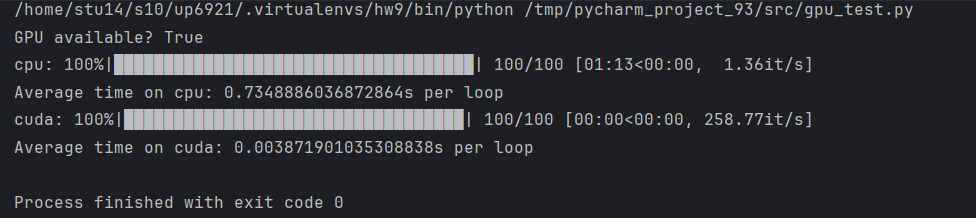
#> input picture hw9/images/img.png, 976 x 218 px
$ python optical_flow.py ../images/img.png ../images/img.png
#> lines starting #> are read from the running program, lines starting #| are printed output that depends on the picture
### hw9/src/utils.py
from typing import Optional

import cv2 as cv
import numpy as np
from matplotlib import pyplot as plt


def uint8_to_float32(image: np.ndarray) -> np.ndarray:
    """Convert an image from uint8 format (ranging in [0,255]) to float format (ranging in [0,1])."""
    return image.astype(np.float32) / 255.0


def float32_to_uint8(image: np.ndarray) -> np.ndarray:
    """Convert an image from float format (ranging in [0,1]) to uint8 format (ranging in [0,255])."""
    return np.clip(np.round(image * 255), 0, 255).astype(np.uint8)


def resize_for_pyramid(image: np.ndarray, levels: int) -> np.ndarray:
    """Resize an image so that its dimensions are divisible by 2^(levels - 1)."""
    height, width = image.shape[:2]
    divisible_by = 2 ** (levels - 1)
    new_height = int(np.ceil(height / divisible_by) * divisible_by)
    new_width = int(np.ceil(width / divisible_by) * divisible_by)
    return cv.resize(image, (new_width, new_height), interpolation=cv.INTER_LINEAR)


def gaussian_pyramid(image: np.ndarray, levels: int, resize: bool = True) -> list[np.ndarray]:
    """Create a Gaussian pyramid of an image with length `levels`."""
    if resize:
        image = resize_for_pyramid(image, levels)
    pyr = [image]
    for k in range(levels - 1):
        pyr.append(cv.pyrDown(pyr[k]))
    return pyr


def visualize_flow_hsv(flow_uv: np.ndarray, max_magnitude: Optional[float] = None):
    nan_mask = np.any(np.isnan(flow_uv), axis=2)
    flow_uv[nan_mask] = 0
    magnitude = np.linalg.norm(flow_uv, axis=2)
    if max_magnitude is None:
        max_magnitude = np.max(magnitude)
    angle = np.arctan2(flow_uv[..., 1], flow_uv[..., 0])
    hsv = np.zeros(flow_uv.shape[:2] + (3,), dtype=np.uint8)
    hsv[..., 0] = (angle + np.pi) * 180 / np.pi / 2
    hsv[..., 1] = np.clip(magnitude / max_magnitude * 255, 0, 255).astype(np.uint8)
    hsv[..., 2] = 255
    hsv[nan_mask, :] = 0
    return cv.cvtColor(hsv, cv.COLOR_HSV2BGR)


# [6 lines left out: function flow_hsv_key_image, not called in this run]


def visualize_flow_quiver(flow_uv: np.ndarray, spacing: int = 10, ax=None):
    ax = ax or plt.gca()

    y, x = np.indices(flow_uv.shape[:2])

    y_subset = y[spacing // 2 :: spacing, spacing // 2 :: spacing]
    x_subset = x[spacing // 2 :: spacing, spacing // 2 :: spacing]
    u_subset = flow_uv[spacing // 2 :: spacing, spacing // 2 :: spacing, 0]
    v_subset = flow_uv[spacing // 2 :: spacing, spacing // 2 :: spacing, 1]

    ax.quiver(
        x_subset,
        y_subset,
        u_subset,
        v_subset,
        color="k",
        angles="xy",
        scale_units="xy",
        scale=1 / 2,
    )

    ax.axis("equal")
    ax.invert_yaxis()

    return ax


def sliding_window_view(image: np.ndarray, window_size: int, **pad_kwargs) -> np.ndarray:
    """Given a (h, w) single-plane image, return a (h,w,window_size**2) 'view' into the image
    where each (i,j) element of the view is a window_size x window_size window around the (i,j)
    element of the original image.
    """
    h, w = image.shape[:2]
    half_window = window_size // 2
    padded_image = np.pad(image, pad_width=half_window, **pad_kwargs)
    return np.lib.stride_tricks.sliding_window_view(
        padded_image, (window_size, window_size), axis=(0, 1)
    ).reshape(h, w, window_size**2)


# [38 lines left out: function read_flo_file, not called in this run]

### hw9/src/optical_flow.py
from pathlib import Path

import cv2 as cv
import numpy as np
from matplotlib import pyplot as plt

from utils import (
    gaussian_pyramid,
    visualize_flow_hsv,
    visualize_flow_quiver,
    uint8_to_float32,
    sliding_window_view,
)


def solve_optical_flow_constraint_equation_lucas_kanade(
    grad_x: np.ndarray,
    grad_y: np.ndarray,
    grad_t: np.ndarray,
    window_size: int,
    alpha: float = 1e-3,
):
    """Solve the optical flow constraint equation using the least squares method and a local window
    around each pixel (Lucas-Kanade method)

    Args:
        grad_x: Spatial gradient in the x direction, as a (h, w) array.
        grad_y: Spatial gradient in the y direction, as a (h, w) array.
        grad_t: Temporal gradient, as a (h, w) array.
        window_size: size of 'sliding window' used to introduce more equations per pixel (Lucas-
            Kanade method)
        alpha: Regularization parameter for ridge regression.

    Returns:
        uv: The estimated optical flow, as a (h, w, 2) array.
    """
    h, w = grad_x.shape[:2]

    # Slice a window x window region around each pixel. Result is shape (h, w, window**2)
    grad_x_windows = sliding_window_view(grad_x, window_size, mode="reflect")
    grad_y_windows = sliding_window_view(grad_y, window_size, mode="reflect")
    grad_t_windows = sliding_window_view(grad_t, window_size, mode="reflect")

    batchA = np.stack(
        [
            grad_x_windows.reshape(h * w, window_size**2),
            grad_y_windows.reshape(h * w, window_size**2),
        ],
        axis=-1,
    )
    batchB = -grad_t_windows.reshape(h * w, window_size**2)

    batchATA = np.einsum("bwx,bwy->bxy", batchA, batchA)
    batchATA += alpha * np.eye(2)[None, :, :]
    batchATB = np.einsum("bwx,bw->bx", batchA, batchB)

    uv = np.array([np.linalg.solve(a, b) for a, b in zip(batchATA, batchATB)])

    return uv.reshape(h, w, 2)


def warp_by_vector_field(image: np.ndarray, vectors_uv: np.ndarray):
    """Warp an image using the given vector field. Usage is like this:

        approx_frame[t+1] = warp_by_vector_field(frame[t], flow_uv[t])

    Args:
        - image: The image to be warped, as a (h, w) array.
        - vectors_uv: The vector field to warp by, as a (h, w, 2) array.

    Returns:
        - warped_image: The warped image, as a (h, w) array.
    """
    h, w = image.shape[:2]

    grid_x, grid_y = np.meshgrid(np.arange(w), np.arange(h))
    map_x = (grid_x - vectors_uv[..., 0]).astype(np.float32)
    map_y = (grid_y - vectors_uv[..., 1]).astype(np.float32)
    warped_image = cv.remap(
        image, map_x, map_y, interpolation=cv.INTER_LINEAR, borderMode=cv.BORDER_REFLECT
    )
    return warped_image


def calculate_gradients(image1: np.ndarray, image2: np.ndarray):
    """Get I_x, I_y, I_t gradients.

    Each must have interpretable units, e.g. change in brightness per pixel for the spatial
    gradients and change in brightness per frame for the temporal gradient.

    Args:
        image1: The first image, as a (h, w) array.
        image2: The second image, as a (h, w) array.

    Returns:
        gradient_x: The spatial gradient in the x direction, as a (h, w) array.
        gradient_y: The spatial gradient in the y direction, as a (h, w) array.
        gradient_t: The temporal gradient, as a (h, w) array.
    """
    grad_x1 = cv.Sobel(image1, cv.CV_32F, 1, 0, ksize=3, scale=1 / 8)
    grad_x2 = cv.Sobel(image2, cv.CV_32F, 1, 0, ksize=3, scale=1 / 8)
    gradient_x = (grad_x1 + grad_x2) / 2

    grad_y1 = cv.Sobel(image1, cv.CV_32F, 0, 1, ksize=3, scale=1 / 8)
    grad_y2 = cv.Sobel(image2, cv.CV_32F, 0, 1, ksize=3, scale=1 / 8)
    gradient_y = (grad_y1 + grad_y2) / 2
    tent_kernel = np.array(
        [[1 / 16, 1 / 8, 1 / 16], [1 / 8, 1 / 4, 1 / 8], [1 / 16, 1 / 8, 1 / 16]], dtype=np.float32
    )
    smoothed_1 = cv.filter2D(image1, -1, tent_kernel)
    smoothed_2 = cv.filter2D(image2, -1, tent_kernel)

    gradient_t = smoothed_2 - smoothed_1
    return gradient_x, gradient_y, gradient_t


def coarse_to_fine_optical_flow(
    image1: np.ndarray,
    image2: np.ndarray,
    levels: int,
    window_size: int,
    alpha: float = 1e-3,
):
    assert image1.ndim == 2 and image2.ndim == 2, "Color images not supported"
    original_size = image1.shape[:2]
    pyramid1 = gaussian_pyramid(image1, levels, resize=True)
    pyramid2 = gaussian_pyramid(image2, levels, resize=True)

    # Initialize flow to zeros at the coarsest level
    flow_uv = np.zeros((*pyramid1[-1].shape, 2), dtype=np.float32)

    for level in reversed(range(levels)):
        img1 = pyramid1[level]
        img2 = pyramid2[level]

        # Upsample flow from previous level (if not coarsest)
        if level < levels - 1:
            h, w = img1.shape
            flow_uv = cv.pyrUp(flow_uv)
            flow_uv = cv.resize(flow_uv, (w, h), interpolation=cv.INTER_LINEAR)
            flow_uv *= 2.0  # account for resolution scaling

        # Warp image1 using current flow estimate
        warped_img1 = warp_by_vector_field(img1, flow_uv)

        # Compute gradients between warped image1 and img2
        grad_x, grad_y, grad_t = calculate_gradients(warped_img1, img2)

        # Estimate residual flow using LK
        residual_flow = solve_optical_flow_constraint_equation_lucas_kanade(
            grad_x, grad_y, grad_t, window_size, alpha
        )

        # Update flow with residual
        flow_uv += residual_flow

    # Rescale flow to match original image resolution
    scale = np.array(original_size) / np.array(flow_uv.shape[:2])
    flow_uv = scale * cv.resize(flow_uv, original_size[::-1], interpolation=cv.INTER_LINEAR)

    return flow_uv


def calculate_optical_flow_pyr_lk_cross_check(
    image1: np.ndarray,
    image2: np.ndarray,
    levels: int,
    window_size: int,
    alpha: float,
    goodness_threshold: float,
):
    forward_flow = coarse_to_fine_optical_flow(image1, image2, levels, window_size, alpha)
    reverse_flow = coarse_to_fine_optical_flow(image2, image1, levels, window_size, alpha)
    error = np.linalg.norm(forward_flow + reverse_flow, axis=-1)
    good_mask = error < goodness_threshold
    avgflow = (forward_flow - reverse_flow) / 2
    flow = np.full_like(forward_flow, np.nan)
    flow[good_mask] = avgflow[good_mask]
    return flow


if __name__ == "__main__":
    import argparse

    parser = argparse.ArgumentParser(description="Two-frame optical flow")
    parser.add_argument("image1", help="First image", type=Path)
    parser.add_argument("image2", help="Second image", type=Path)
    parser.add_argument("--levels", help="Number of pyramid levels", type=int, default=5)
    parser.add_argument("--window_size", help="Window size", type=int, default=7)
    parser.add_argument("--alpha", help="Regularization parameter", type=float, default=1e-3)
    parser.add_argument(
        "--goodness-threshold",
        help="Mismatch threshold for forward/reverse flow to be 'good'",
        type=float,
        default=2.0,
    )
    args = parser.parse_args()

    # Read the images
    args.image1 = uint8_to_float32(cv.imread(str(args.image1), cv.IMREAD_GRAYSCALE))
    args.image2 = uint8_to_float32(cv.imread(str(args.image2), cv.IMREAD_GRAYSCALE))

    assert args.image1.shape == args.image2.shape, "Images must have the same shape"

    flow = calculate_optical_flow_pyr_lk_cross_check(
        args.image1,
        args.image2,
        args.levels,
        args.window_size,
        args.alpha,
        args.goodness_threshold,
    )
#> in resize_for_pyramid, `return cv.resize(image, (new_width, new_height), interpolation=cv.INTE..`:
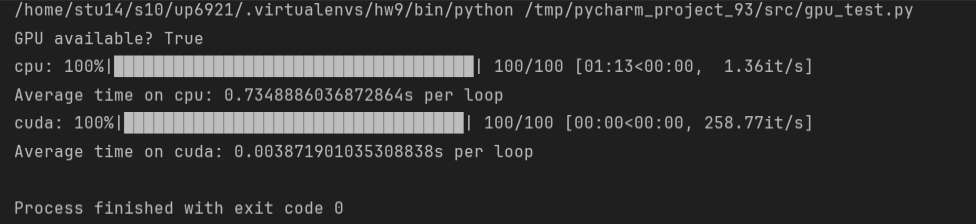
#> returned value: shape (224, 976) float32; min 0.118, max 0.745, mean 0.191
#> after the loop in gaussian_pyramid, `for k in range(levels - 1):`: pyr = 5 items
#> the loop in coarse_to_fine_optical_flow, `for level in reversed(range(levels)):` made 5 passes
#> pass 1, in sliding_window_view (call 2), `padded_image = np.pad(image, pad_width=half_window, **pad_kwargs)`:
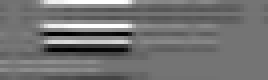
#> padded_image: shape (20, 67) float32 (shown 4 times larger); min -0.183, max 0.218, mean -0.00161; drawn with min black and max white
#> after the loop in coarse_to_fine_optical_flow, `for level in reversed(range(levels)):`:
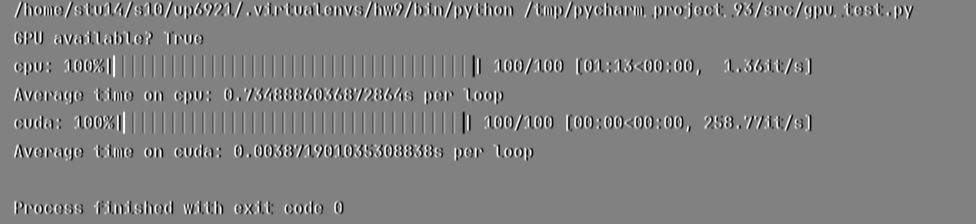
#> grad_x: shape (224, 976) float32; min -0.312, max 0.302, mean 6.6e-12; drawn with min black and max white
#> in calculate_optical_flow_pyr_lk_cross_check, `error = np.linalg.norm(forward_flow + reverse_flow, axis=-1)`: error: shape (218, 976) float64; every value is 0
#> in calculate_optical_flow_pyr_lk_cross_check, `good_mask = error < goodness_threshold`: good_mask: shape (218, 976) bool; every value is 1

    plt.figure(figsize=(args.image1.shape[1] / 100, args.image1.shape[0] / 100), dpi=300)
    visualize_flow_quiver(flow, spacing=10)
#> in visualize_flow_quiver, `u_subset = flow_uv[spacing // 2 :: spacing, spacing // 2 :: spacing, 0]`: u_subset: shape (22, 98) float64; every value is 0
#> in visualize_flow_quiver, `ax.quiver( x_subset, y_subset, u_subset, v_subset, color="k", angles="..`:
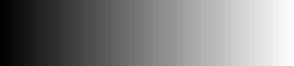
#> x_subset: shape (22, 98) int64 (shown 3 times larger); min 5, max 975, mean 490; drawn with min black and max white
    plt.show()
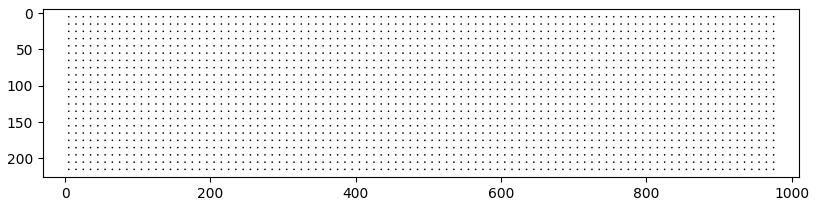
#> figure drawn by matplotlib, 1 panel

    plt.figure(figsize=(args.image1.shape[1] / 100, args.image1.shape[0] / 100), dpi=300)
    plt.imshow(visualize_flow_hsv(flow, max_magnitude=2**args.levels))
#> in visualize_flow_hsv, `nan_mask = np.any(np.isnan(flow_uv), axis=2)`: nan_mask: shape (218, 976) bool; every value is 0
#> in visualize_flow_hsv, `hsv[..., 0] = (angle + np.pi) * 180 / np.pi / 2`:
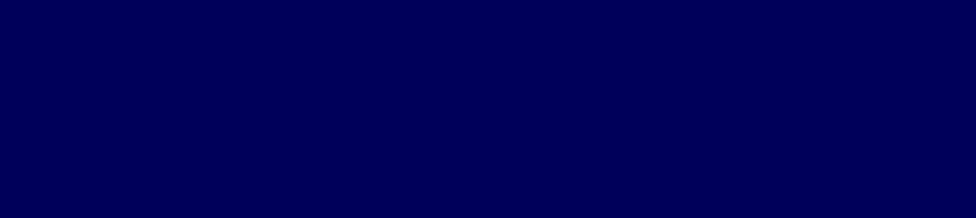
#> hsv: shape (218, 976, 3); mean of channels 0, 1, 2 90, 0, 0; drawn as B, G, R
#> in visualize_flow_hsv, `hsv[..., 2] = 255`:
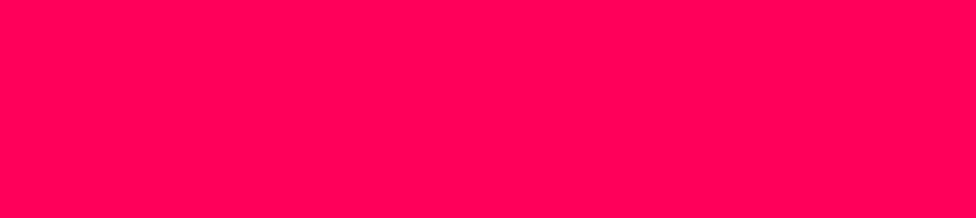
#> hsv: shape (218, 976, 3); mean of channels 0, 1, 2 90, 0, 255; drawn as B, G, R
#> in visualize_flow_hsv, `return cv.cvtColor(hsv, cv.COLOR_HSV2BGR)`: returned value: shape (218, 976, 3); every value is 255
    plt.show()
